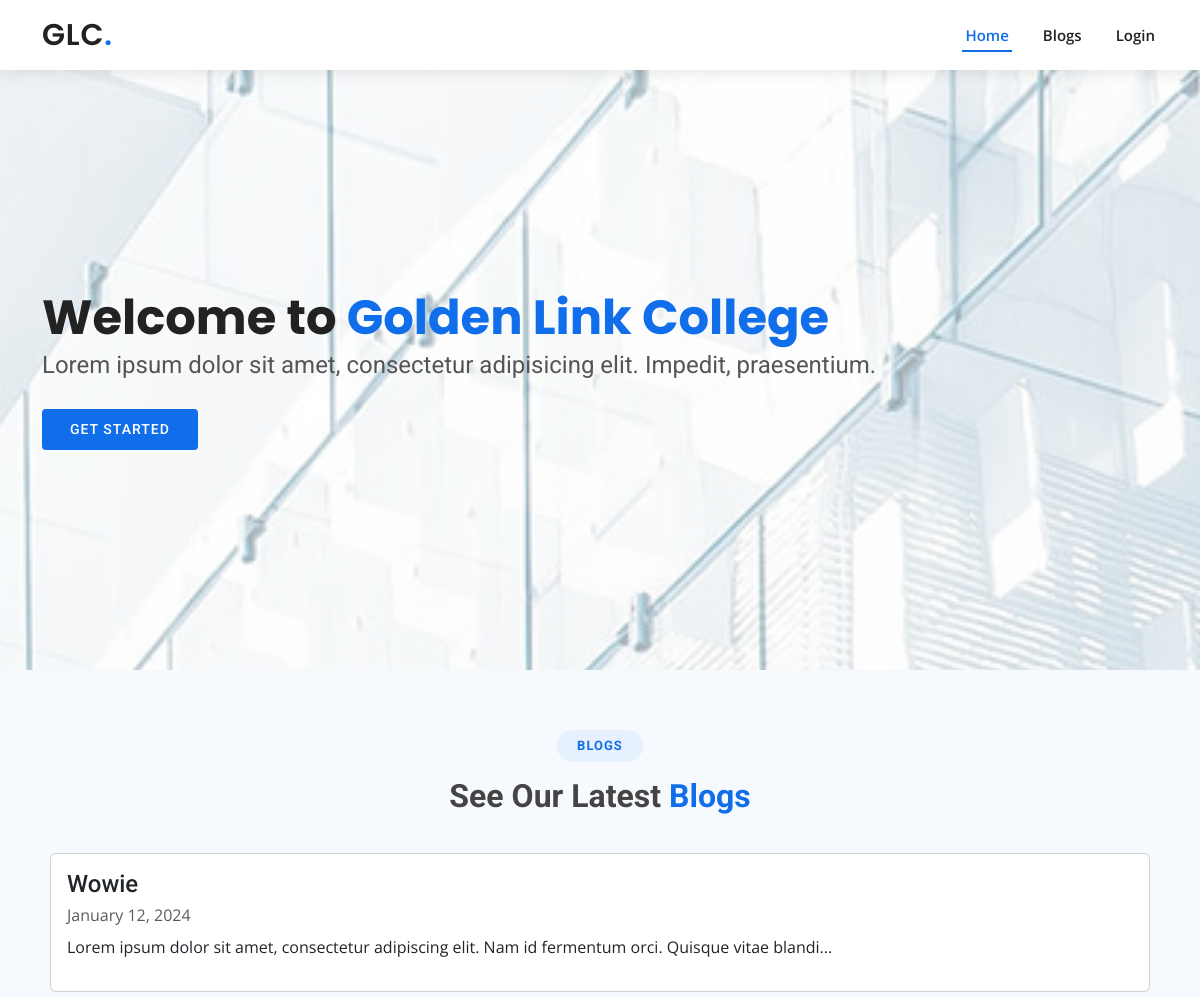
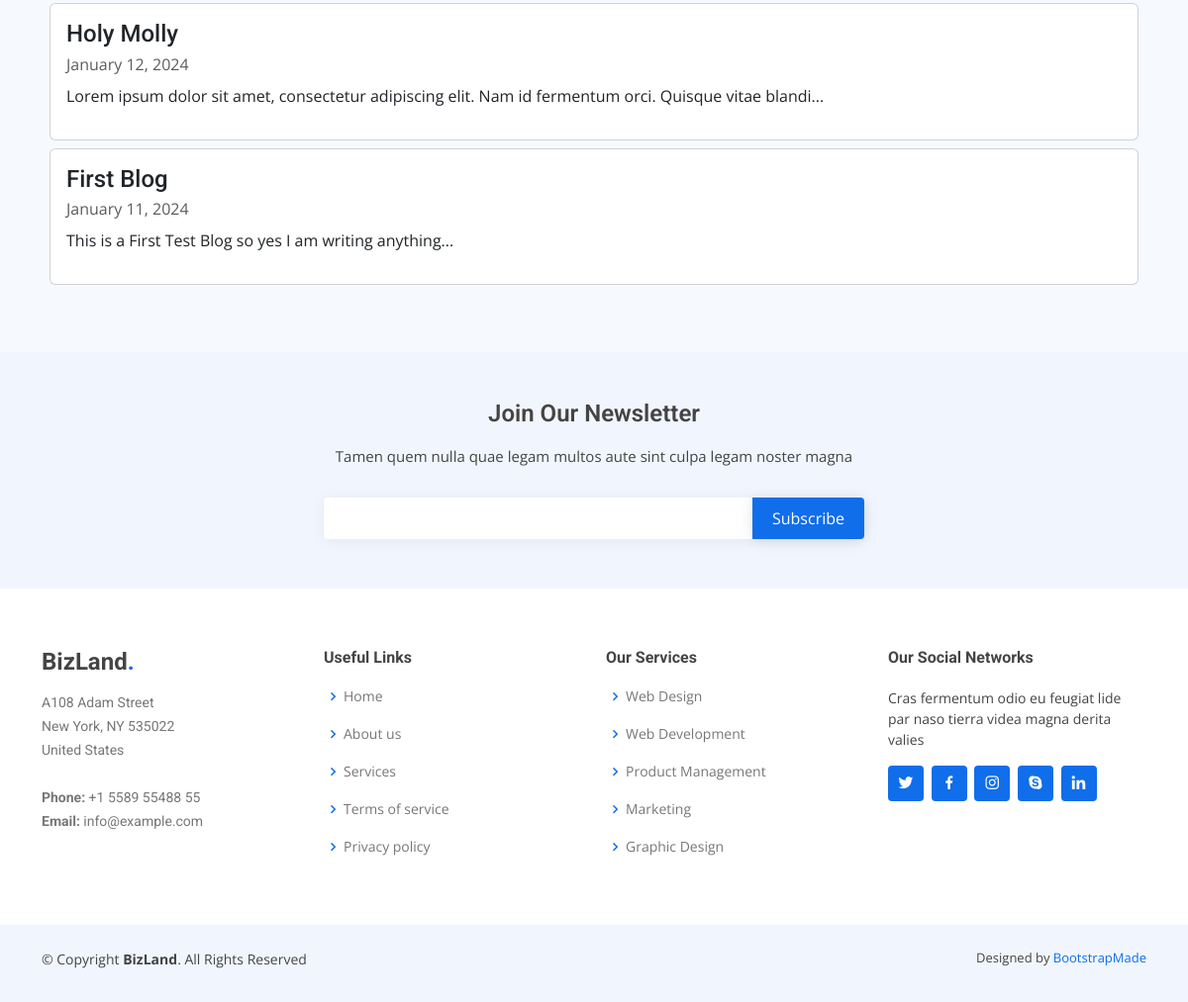
The page / on the database its author committed (2 pictures, top to bottom).
### tables this page shows
CREATE TABLE "blogs" (
	"id"	INTEGER,
	"user_id"	INTEGER,
	"title"	varchar(45),
	"description"	TEXT,
	"img_url"	TEXT,
	"created_at"	datetime,
	"updated_at"	datetime,
	PRIMARY KEY("id"),
	FOREIGN KEY("user_id") REFERENCES "users"
);

### connection.php (called while the page is built, shortened)
<?php
$connection = new PDO('sqlite:' . __DIR__ . '/database.db');
function fetch_all($query) {
    $data = array();
    global $connection;
    $stmt = $connection->query($query);
    while ($row = $stmt->fetch()) {
        $data[] = $row;
    }
    return $data;
}

### index.php (the view, shortened to what this page needs)
<?php require_once('connection.php') ?>
<?php
    $query = "SELECT * FROM blogs ORDER BY created_at DESC";
    $blogs = fetch_all($query);
?>
<!DOCTYPE html>
<html lang="en">
<head>
    <link href="assets/vendor/aos/aos.css" rel="stylesheet">
    <link href="assets/vendor/bootstrap/css/bootstrap.min.css" rel="stylesheet">
    <link href="assets/vendor/bootstrap-icons/bootstrap-icons.css" rel="stylesheet">
    <link href="assets/vendor/boxicons/css/boxicons.min.css" rel="stylesheet">
    <link href="assets/vendor/glightbox/css/glightbox.min.css" rel="stylesheet">
    <link href="assets/vendor/swiper/swiper-bundle.min.css" rel="stylesheet">
    <link href="assets/css/style.css" rel="stylesheet">
</head>
<body>
    <header id="header" class="d-flex align-items-center">
        <div class="container d-flex align-items-center justify-content-between">
            <h1 class="logo"><a href="index.html">GLC<span>.</span></a></h1>
            <nav id="navbar" class="navbar">
                <ul>
                    <li><a class="nav-link scrollto active" href="#hero">Home</a></li>
                    <li><a class="nav-link scrollto" href="#blog">Blogs</a></li>
                    <li><a href="backend/login.php">Login</a></li>
                </ul>
            </nav>
        </div>
    </header>
    <section id="hero" class="d-flex align-items-center">
        <div class="container" data-aos="zoom-out" data-aos-delay="100">
            <h1>Welcome to <span>Golden Link College</span></h1>
            <h2>Lorem ipsum dolor sit amet, consectetur adipisicing elit. Impedit, praesentium.</h2>
            <div class="d-flex">
                <a href="#blog" class="btn-get-started scrollto">Get Started</a>
            </div>
    </section>
    <main id="main">
        <section id="blog" class="about section-bg">
            <div class="container" data-aos="fade-up">
                <div class="section-title">
                    <h2>Blogs</h2>
                    <h3>See Our Latest <span>Blogs</span></h3>
                </div>
                <div class="section-body">
                    <?php foreach($blogs as $blog){?>
                    <div class="card m-2">
                        <div class="card-body">
                            <h4 class="card-title"><?= $blog['title']?></h4>
                            <p class="card-subtitle mb-2"><span class="text-muted"><?= date_format(date_create($blog['created_at']),"F d, Y")?></span></p>
                            <p><?= substr_replace($blog['description'],'...',100)?></p>
                        </div>
                    </div>
                    <?php }?>
                </div>
            </div>
        </section>
    </main>
    <footer id="footer">
        <div class="footer-newsletter">
            <div class="container">
                <div class="row justify-content-center">
                    <div class="col-lg-6">
                        <h4>Join Our Newsletter</h4>
                        <p>Tamen quem nulla quae legam multos aute sint culpa legam noster magna</p>
                        <form action="" method="post">
                            <input type="email" name="email"><input type="submit" value="Subscribe">
                        </form>
                    </div>
                </div>
            </div>
        </div>
        <div class="footer-top">
            <div class="container">
                <div class="row">
                    <div class="col-lg-3 col-md-6 footer-contact">
                        <h3>BizLand<span>.</span></h3>
                        <p>
                            A108 Adam Street <br>
                            New York, NY 535022<br>
                            United States <br><br>
                            <strong>Phone:</strong> +1 5589 55488 55<br>
                            <strong>Email:</strong> info@example.com<br>
                        </p>
                    </div>
                    <div class="col-lg-3 col-md-6 footer-links">
                        <h4>Useful Links</h4>
                        <ul>
                            <li><i class="bx bx-chevron-right"></i> <a href="#">Home</a></li>
                            <li><i class="bx bx-chevron-right"></i> <a href="#">About us</a></li>
                            <li><i class="bx bx-chevron-right"></i> <a href="#">Services</a></li>
                            <li><i class="bx bx-chevron-right"></i> <a href="#">Terms of service</a></li>
                            <li><i class="bx bx-chevron-right"></i> <a href="#">Privacy policy</a></li>
                        </ul>
                    </div>
                    <div class="col-lg-3 col-md-6 footer-links">
                        <h4>Our Services</h4>
                        <ul>
                            <li><i class="bx bx-chevron-right"></i> <a href="#">Web Design</a></li>
                            <li><i class="bx bx-chevron-right"></i> <a href="#">Web Development</a></li>
                            <li><i class="bx bx-chevron-right"></i> <a href="#">Product Management</a></li>
                            <li><i class="bx bx-chevron-right"></i> <a href="#">Marketing</a></li>
                            <li><i class="bx bx-chevron-right"></i> <a href="#">Graphic Design</a></li>
                        </ul>
                    </div>
                    <div class="col-lg-3 col-md-6 footer-links">
                        <h4>Our Social Networks</h4>
                        <p>Cras fermentum odio eu feugiat lide par naso tierra videa magna derita valies</p>
                        <div class="social-links mt-3">
                            <a href="#" class="twitter"><i class="bx bxl-twitter"></i></a>
                            <a href="#" class="facebook"><i class="bx bxl-facebook"></i></a>
                            <a href="#" class="instagram"><i class="bx bxl-instagram"></i></a>
                            <a href="#" class="google-plus"><i class="bx bxl-skype"></i></a>
                            <a href="#" class="linkedin"><i class="bx bxl-linkedin"></i></a>
                        </div>
                    </div>
                </div>
            </div>
        </div>
        <div class="container py-4">
            <div class="copyright">
                &copy; Copyright <strong><span>BizLand</span></strong>. All Rights Reserved
            </div>
            <div class="credits">
                Designed by <a href="https://bootstrapmade.com/">BootstrapMade</a>
            </div>
        </div>
    </footer>
</body>
</html>

### rows shown on the page
blogs: title "Wowie", created_at "January 12, 2024", description "Lorem ipsum dolor sit amet, consectetur adipiscing elit. Nam id fermentum orci. Quisque vitae blandi..."
blogs: title "Holy Molly", created_at "January 12, 2024", description "Lorem ipsum dolor sit amet, consectetur adipiscing elit. Nam id fermentum orci. Quisque vitae blandi..."
blogs: title "First Blog", created_at "January 11, 2024", description "This is a First Test Blog so yes I am writing anything..."
